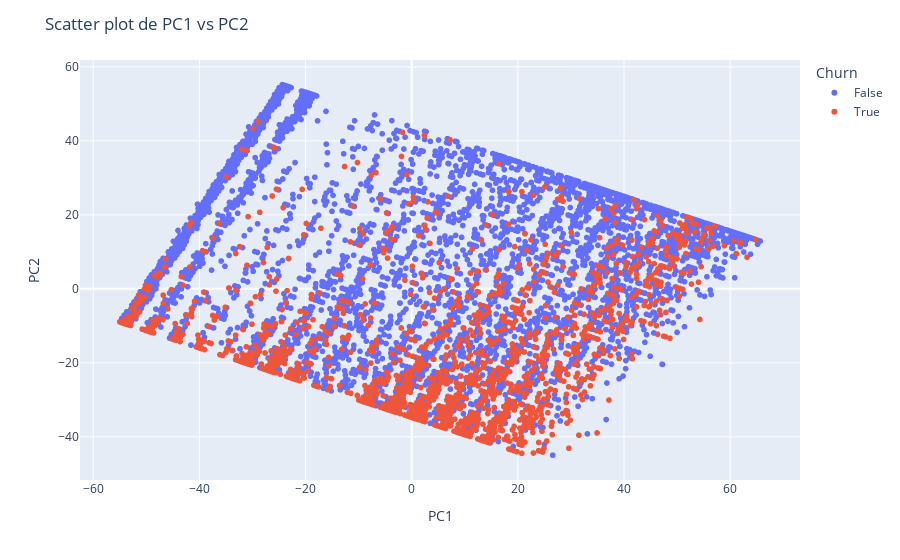
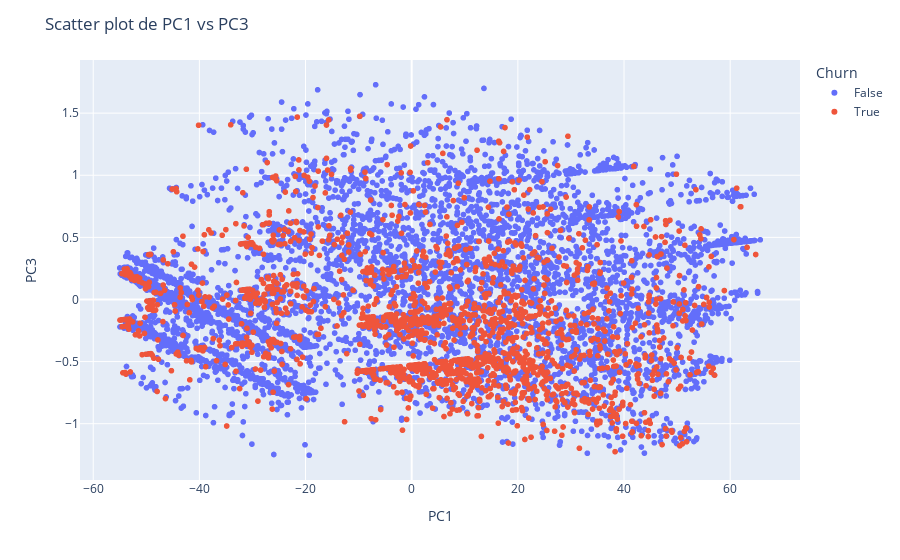
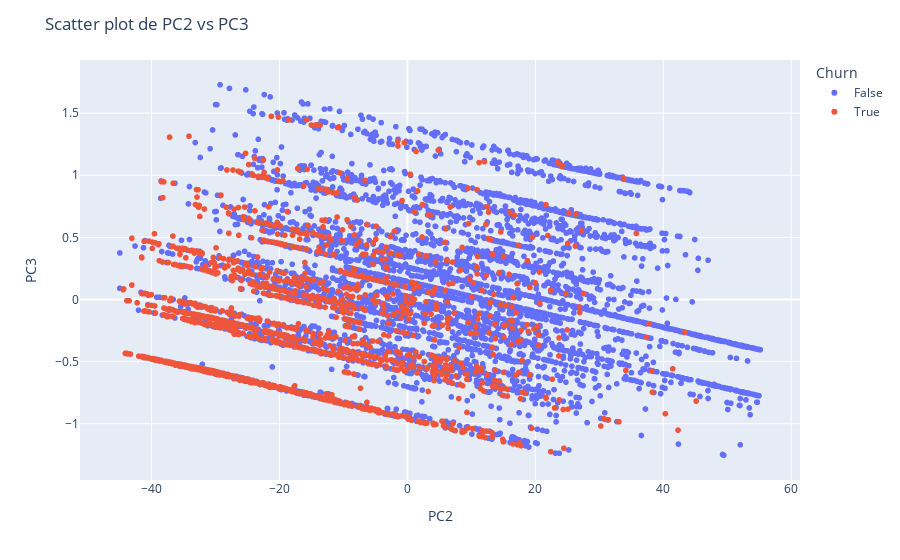

Write notebook code for charts like these, in order.
### Code cell
#scatter plot de todas as colunas (num grid) diferenciando os pontos pelos valores de churn

import plotly.express as px
df = px.data.tips()
#possiveis combinacoes 2 a 2 de colunas exceto CLASS_COL, retorne uma lista de tuplas com os nomes das colunas
combinations = [(col1, col2) for i, col1 in enumerate(df_pca.columns) for col2 in df_pca.columns[i+1:] if col1 != CLASS_COL and col2 != CLASS_COL]
#scatter plot de todas as colunas (num grid) diferenciando os pontos pelos valores de churn

import plotly.express as px
df = px.data.tips()
#possiveis combinacoes 2 a 2 de colunas exceto CLASS_COL, retorne uma lista de tuplas com os nomes das colunas
combinations = [(col1, col2) for i, col1 in enumerate(df_pca.columns) 
                                for col2 in df_pca.columns[i+1:] 
                                    if col1 != CLASS_COL and col2 != CLASS_COL]
for col1, col2 in combinations:
    fig = px.scatter(df_pca, x=col1, y=col2, color=CLASS_COL)
    fig.update_layout(title=f'Scatter plot de {col1} vs {col2}')
    fig.show()

### Figure 1 — Plotly figure (JSON) as saved in the notebook; plotly's stock layout.template omitted (floating-point values rounded to 4 significant figures; data arrays with more than 128 entries replaced by an {"elided": "..."} marker saying what was removed)
{"data": [{"hovertemplate": "Churn=False<br>PC1=%{x}<br>PC2=%{y}<extra></extra>", "legendgroup": "False", "marker": {"color": "#636efa", "symbol": "circle"}, "mode": "markers", "name": "False", "showlegend": true, "type": "scattergl", "x": {"elided": "5163 float values"}, "xaxis": "x", "y": {"elided": "5163 float values"}, "yaxis": "y"}, {"hovertemplate": "Churn=True<br>PC1=%{x}<br>PC2=%{y}<extra></extra>", "legendgroup": "True", "marker": {"color": "#EF553B", "symbol": "circle"}, "mode": "markers", "name": "True", "showlegend": true, "type": "scattergl", "x": {"elided": "1869 float values"}, "xaxis": "x", "y": {"elided": "1869 float values"}, "yaxis": "y"}], "layout": {"legend": {"title": {"text": "Churn"}, "tracegroupgap": 0}, "margin": {"t": 60}, "title": {"text": "Scatter plot de PC1 vs PC2"}, "xaxis": {"anchor": "y", "domain": [0, 1], "title": {"text": "PC1"}}, "yaxis": {"anchor": "x", "domain": [0, 1], "title": {"text": "PC2"}}}}

### Figure 2 — Plotly figure (JSON) as saved in the notebook; plotly's stock layout.template omitted (floating-point values rounded to 4 significant figures; data arrays with more than 128 entries replaced by an {"elided": "..."} marker saying what was removed)
{"data": [{"hovertemplate": "Churn=False<br>PC1=%{x}<br>PC3=%{y}<extra></extra>", "legendgroup": "False", "marker": {"color": "#636efa", "symbol": "circle"}, "mode": "markers", "name": "False", "showlegend": true, "type": "scattergl", "x": {"elided": "5163 float values"}, "xaxis": "x", "y": {"elided": "5163 float values"}, "yaxis": "y"}, {"hovertemplate": "Churn=True<br>PC1=%{x}<br>PC3=%{y}<extra></extra>", "legendgroup": "True", "marker": {"color": "#EF553B", "symbol": "circle"}, "mode": "markers", "name": "True", "showlegend": true, "type": "scattergl", "x": {"elided": "1869 float values"}, "xaxis": "x", "y": {"elided": "1869 float values"}, "yaxis": "y"}], "layout": {"legend": {"title": {"text": "Churn"}, "tracegroupgap": 0}, "margin": {"t": 60}, "title": {"text": "Scatter plot de PC1 vs PC3"}, "xaxis": {"anchor": "y", "domain": [0, 1], "title": {"text": "PC1"}}, "yaxis": {"anchor": "x", "domain": [0, 1], "title": {"text": "PC3"}}}}

### Figure 3 — Plotly figure (JSON) as saved in the notebook; plotly's stock layout.template omitted (floating-point values rounded to 4 significant figures; data arrays with more than 128 entries replaced by an {"elided": "..."} marker saying what was removed)
{"data": [{"hovertemplate": "Churn=False<br>PC2=%{x}<br>PC3=%{y}<extra></extra>", "legendgroup": "False", "marker": {"color": "#636efa", "symbol": "circle"}, "mode": "markers", "name": "False", "showlegend": true, "type": "scattergl", "x": {"elided": "5163 float values"}, "xaxis": "x", "y": {"elided": "5163 float values"}, "yaxis": "y"}, {"hovertemplate": "Churn=True<br>PC2=%{x}<br>PC3=%{y}<extra></extra>", "legendgroup": "True", "marker": {"color": "#EF553B", "symbol": "circle"}, "mode": "markers", "name": "True", "showlegend": true, "type": "scattergl", "x": {"elided": "1869 float values"}, "xaxis": "x", "y": {"elided": "1869 float values"}, "yaxis": "y"}], "layout": {"legend": {"title": {"text": "Churn"}, "tracegroupgap": 0}, "margin": {"t": 60}, "title": {"text": "Scatter plot de PC2 vs PC3"}, "xaxis": {"anchor": "y", "domain": [0, 1], "title": {"text": "PC2"}}, "yaxis": {"anchor": "x", "domain": [0, 1], "title": {"text": "PC3"}}}}
